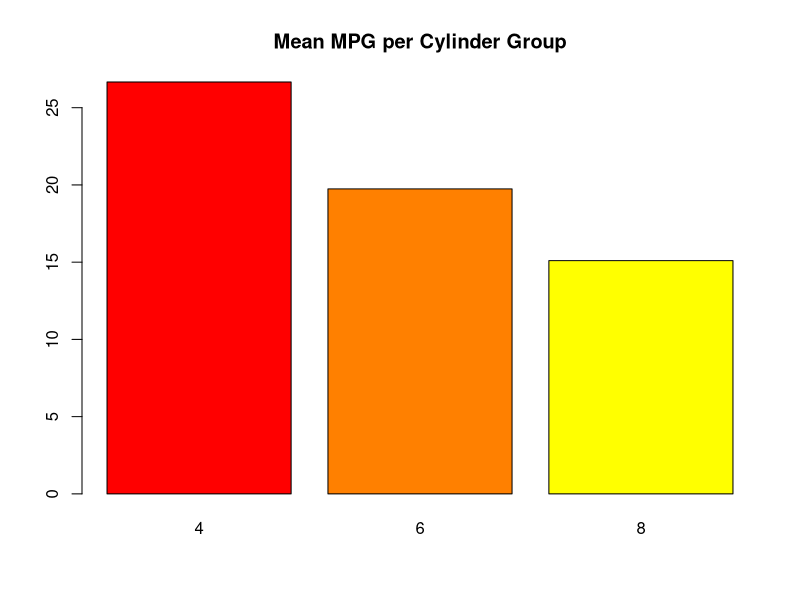
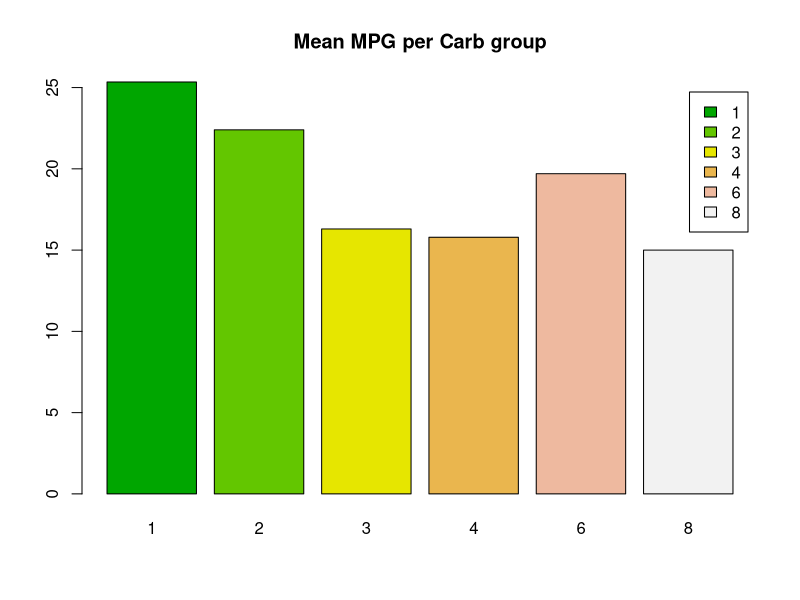
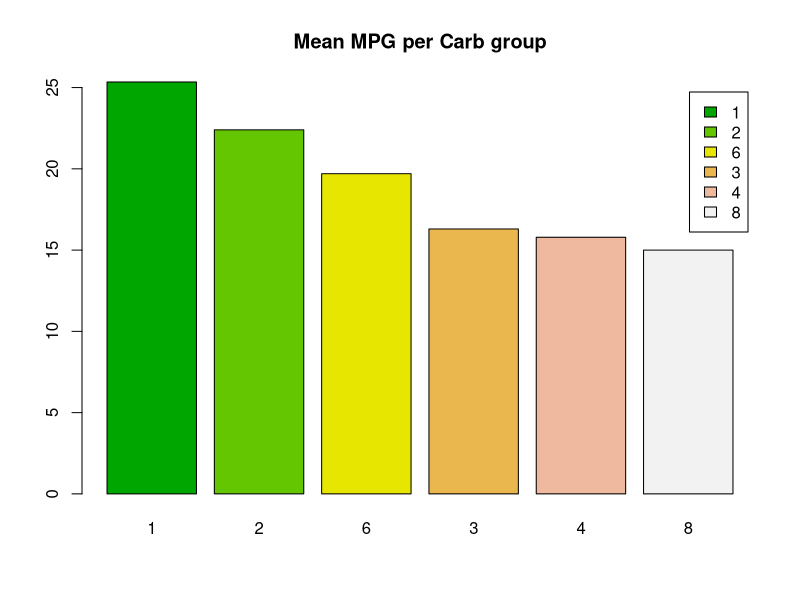
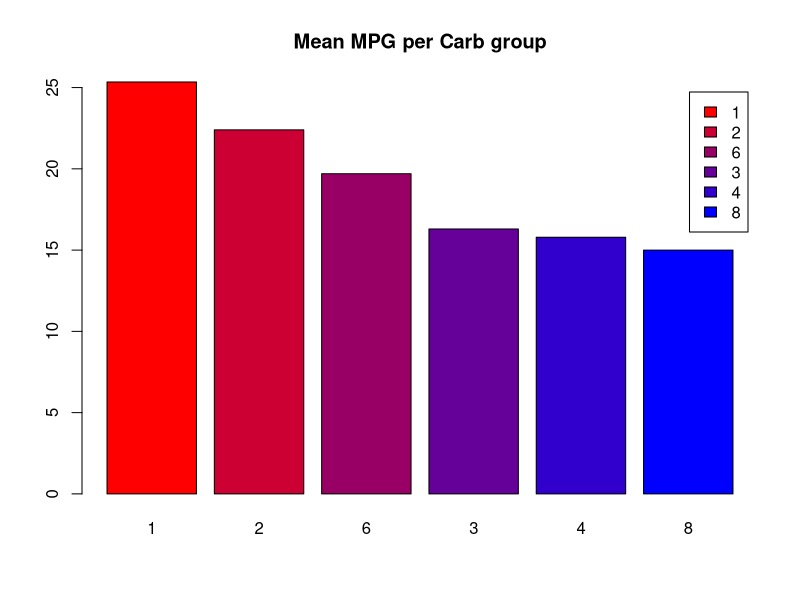
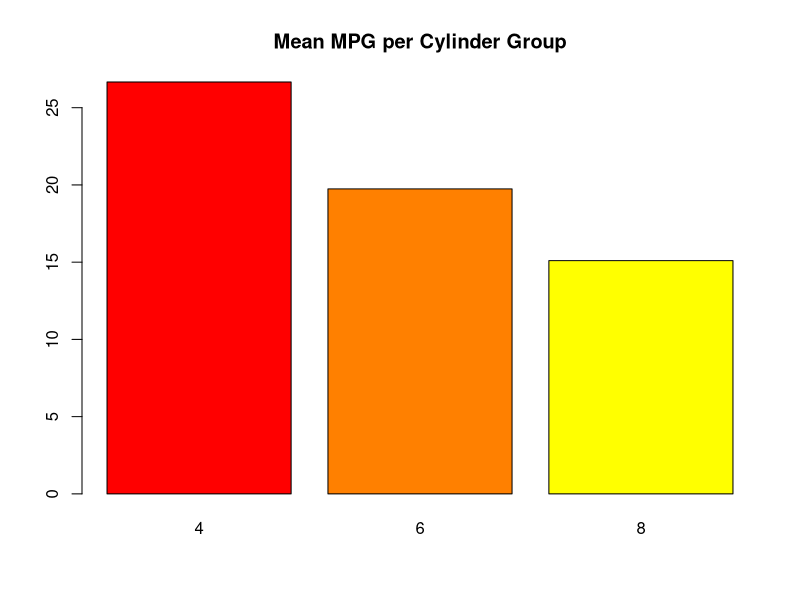
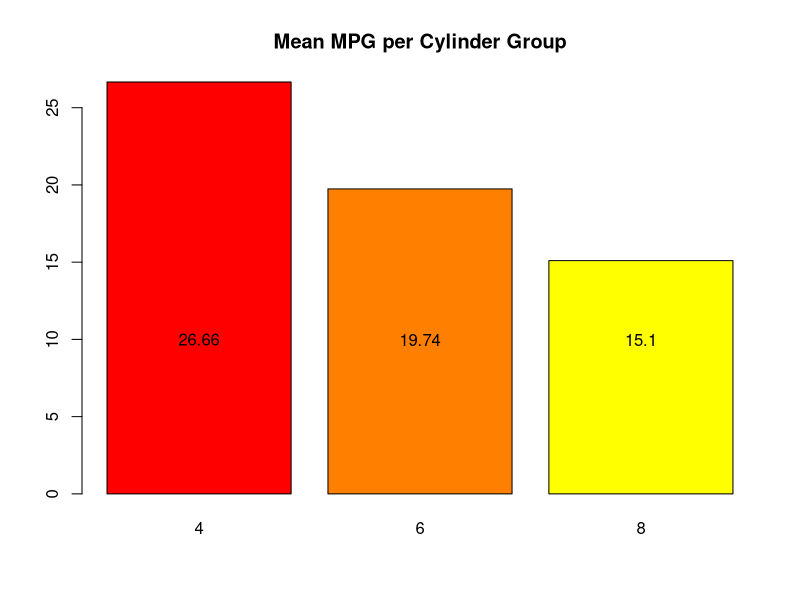
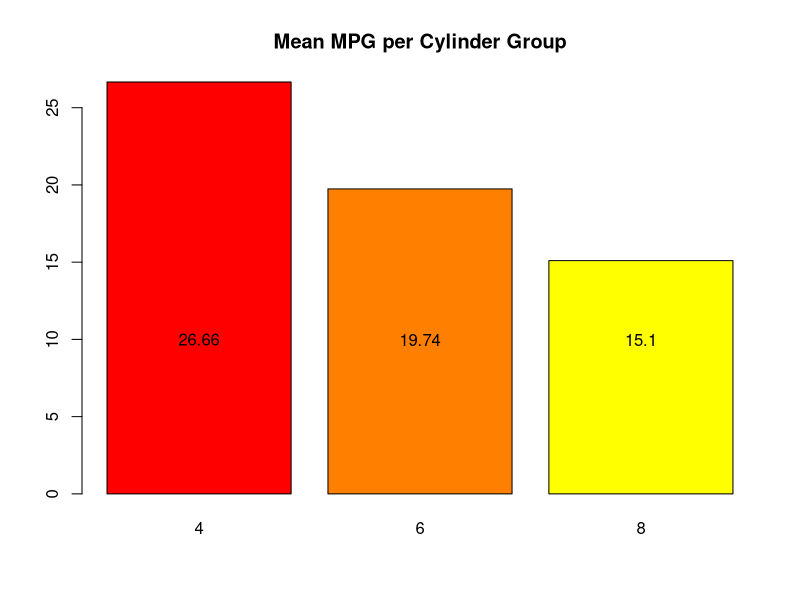
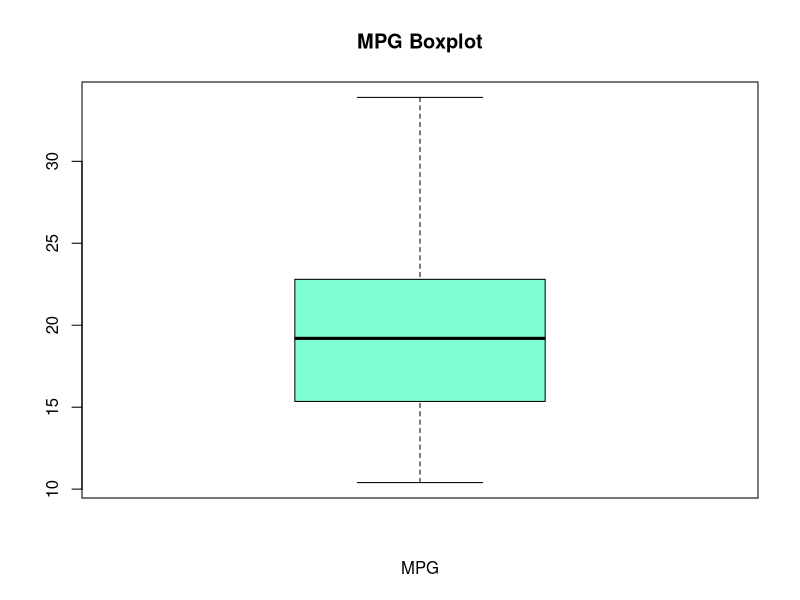

Write R code to recreate these figures, in order.
## ---- chunk 1
myt <- tapply(mtcars$mpg, mtcars$cyl, mean)  

# tapply produces a table

barplot(myt, main = "Mean MPG per Cylinder Group", col=heat.colors(3))

myt <- tapply(mtcars$mpg, mtcars$carb, mean)

barplot(myt, main = "Mean MPG per Carb group", 
             col= terrain.colors(length(myt)),legend=T)

barplot(rev(sort(myt)), main = "Mean MPG per Carb group", 
            col= terrain.colors(length(myt)),legend=T)

mycols <- colorRampPalette(c("red","blue"))( 6 ) 


barplot(rev(sort(myt)), 
        main = "Mean MPG per Carb group", col=mycols, legend=T)


myt <- tapply(mtcars$mpg, mtcars$cyl, mean)  

# tapply produces a table

barplot(rev(sort(myt)), main = "Mean MPG per Cylinder Group",   col=heat.colors(3))

## ---- chunk 2
myt <- tapply(mtcars$mpg, mtcars$cyl, mean)  

# tapply produces a table

temp <- barplot(myt, main = "Mean MPG per Cylinder Group",
                    col=heat.colors(3))

temp        # These represent the X coordinates for each bar

#     x    y   text

text(0.7, 10, 26.66)    # We put up the means one by one

text(1.9, 10, 19.74)

text(3.1, 10, 15.10)

# This will put up the text in one go


temp <- barplot(myt, main = "Mean MPG per Cylinder Group",
                    col=heat.colors(3))

text(temp,10,round(myt,2))
## ---- chunk 3
fivenum(mtcars$mpg) # RETURNS THE FIVE NUM SUMMARY

boxplot(mtcars$mpg, main="MPG Boxplot",xlab="MPG",col="aquamarine")

# LET'S PUT UP A BOXPLOT WITH TWO COLORS

boxplot(mpg~am, data = mtcars, main="MPG / Transmission",
                col=heat.colors(2), names=c("auto","manual"))

legend(0.5,33,c("Auto","Manual"),fill=heat.colors(2))

# THIS WILL AUTOMATICALLY GENERATE THREE BOXPLOTS - ONE FOR
# EACH CYLINDER GROUP

boxplot(mpg~cyl,data=mtcars,main="MPG by Cylinders",
        col=rainbow(3), horizontal=TRUE, 
        names=c("Four","Six","Eight"))

# THIS IS THE SAME AS ABOVE EXCEPT WE USE A COLOR PALETTE

boxplot(mpg~cyl, main="MPG vs. Cylinder", data=mtcars, 
         notch=TRUE, col=terrain.colors(3))

# THE BOXPLOT FUNCTION RETURNS INFORMATION WE CAN USE

boxplot(mtcars$mpg, main="MPG Boxplot",xlab="MPG",col="aquamarine")


# WE SAVE THE PLOT INTO A VARIABLE FOR LATER INSPECTION AND USE

hold <- boxplot(mtcars$mpg, main="MPG Boxplot",
               xlab="MPG",col="aquamarine")
hold

text(1,10.4,10.4)
text(1,15.35,15.35)
text(1,19.20,19.20)
text(1,22.8,22.8)
text(1,33.9,33.9)


# OR could put up text in one go

text(1,hold$stats[,1],hold$stats[,1])

tmpvar <- boxplot(mpg~cyl,data=mtcars)


tmpvar$stats

tmpvar$stats[3,]

mtext(at=1:3, text=tmpvar$stats[3,])

# THIS IS THE SAME AS DOING THE FOLLOWING:


mtext(at=1, text=tmpvar$stats[3,1], side=3) # top margin
mtext(at=2, text=tmpvar$stats[3,2], side=3) # top margin
mtext(at=3, text=tmpvar$stats[3,3], side=3) # top margin

## ---- chunk 4
library(lattice)  # Required for all lattice plot commands

# We can specify attributes of the points and the graph using arguments

xyplot(mpg~wt|factor(carb), data=mtcars, pch=19,main="MPG vs Wt per Carb #", type=c("p","g"))

# Lattice graphics let's us take advantage of factors in a way that base graphics does not

mtcars$am <- factor(mtcars$am, labels=c("auto","manual"))

mtcars$am

levels(mtcars$am)

# We want to plot mpg vs wt as a function of cylinder groups. this is really easy 

xyplot(mpg ~ wt, data = mtcars, pch = 19, main = "MPG vs. Weight")

xyplot(mpg ~ wt, data = mtcars, pch = 19, main = "MPG vs. Weight", type=c("p","g"))

xyplot(mpg ~ wt | factor(cyl), data = mtcars, pch=16, main = "MPG vs. wt by Cylinder Group")

xyplot(mpg ~ wt | factor(cyl), data = mtcars, pch=16, type=c("p","g"), main = "MPG vs. wt by Cylinder Group", layout=c(1,3))

## ---- chunk 5

# We can adjust the layout easily

library(lattice)

xyplot(mpg~wt|factor(cyl),data = mtcars,layout=c(3,1))

# the conveniences afforded by lattice graphics work with other lattice functions

histogram(~mpg, data = mtcars, main = "MPG for all groups")

histogram(~mpg | factor(cyl), data = mtcars, layout = c(3,1))

# here we can use the auto.key argument to create a legend automatically.

xyplot(mpg~wt, data=mtcars, groups=factor(am), type=c("p","g"),
       main="MPG vs. Wt", auto.key=TRUE)

# OK


xyplot(mpg~wt, data=mtcars, groups=cyl, main="MPG vs. Wt", auto.key=TRUE)


# the auto.key argument supports a list structure that allows for customization

xyplot(mpg~wt, data=mtcars, groups=factor(am), 
       main="MPG vs. Wt", 
       auto.key=list(title="Transmission Type",cex=0.6,columns=2))

# The legend can grow and grow

xyplot(mpg~wt, data=mtcars, groups=factor(am), main="MPG vs. Wt", pch=19,
       auto.key = list(title="Transmission Type",
                       cex=0.6,columns=2,space="right"))

# here we tell lattice where to put the legend explicitly

xyplot(mpg~wt, data=mtcars, groups=factor(am), main="MPG vs. Wt", 
       pch=19, type=c("p","g"),
       auto.key = list(title="Transmission Type", cex=0.6, columns=2,
       corner=c(1,1)))


xyplot(mpg ~ wt | factor(cyl), data=mtcars, 
        pch=16,layout=c(3,1), main="MPG vs Wt per Cylinder",
        type=c("p","g"))


xyplot(mpg ~ wt | factor(cyl), data=mtcars, 
       pch=16,layout=c(3,1),
       groups = factor(am,labels=c("Auto","Manual")),
       type=c("p","g"),auto.key = TRUE)

xyplot(mpg ~ wt | factor(cyl), data=mtcars, 
        main = "MPG vs Wt per cylinder Group",
        groups = factor(am), pch=21, type=c("p","g"), 
        layout = c(1,3), auto.key=list(columns=2))

